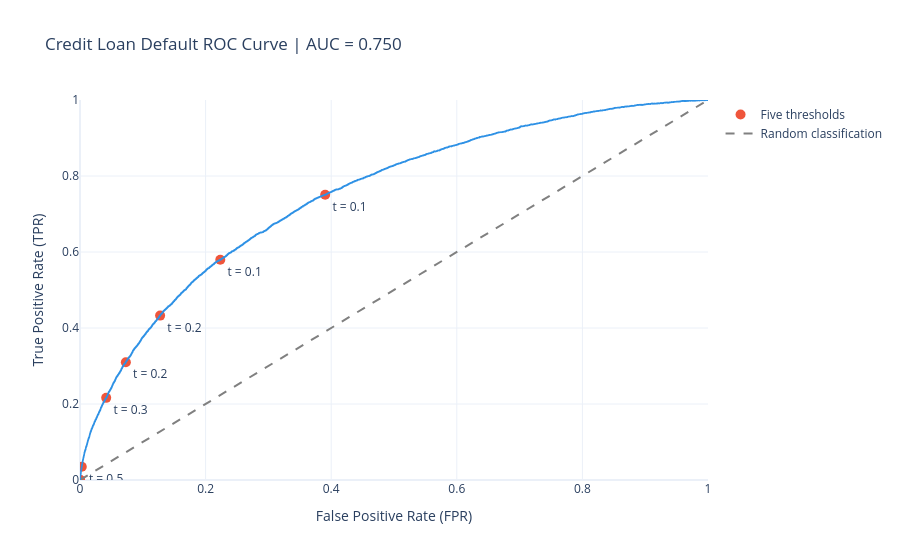

The code cell stored with this chart in its notebook:
### Markdown cell above
Looking for the threshold that lowers our false negatives because those are more costly. It looks like the lowest threshold, 0.1 decreaes the false negatives.

### Code cell
fpr_curve, tpr_curve, roc_thresholds = roc_curve(y_test, p_test)

roc_data = pd.DataFrame({
    "FPR": fpr_curve,
    "TPR": tpr_curve
})

fig = px.line(
    roc_data, x="FPR", y="TPR",
    title=f"Credit Loan Default ROC Curve | AUC = {auc:.3f}"
)

fig.add_scatter(
    x=test_results["FPR"],
    y=test_results["TPR"],
    mode="markers+text",
    text=[f"t = {t:.1f}" for t in thresholds],
    textposition="bottom right",
    marker=dict(size=10),
    name="Five thresholds"
)

fig.add_scatter(
    x=[0, 1], y=[0, 1],
    mode="lines", line=dict(dash="dash", color="gray"),
    name="Random classification"
)

fig.update_xaxes(range=[0, 1], title="False Positive Rate (FPR)")
fig.update_yaxes(range=[0, 1], title="True Positive Rate (TPR)")
fig.show()

### Figure 1 — Plotly figure (JSON) as saved in the notebook; plotly's stock layout.template omitted (floating-point values rounded to 4 significant figures; data arrays with more than 128 entries replaced by an {"elided": "..."} marker saying what was removed)
{"data": [{"hovertemplate": "FPR=%{x}<br>TPR=%{y}<extra></extra>", "legendgroup": "", "line": {"color": "#2E91E5", "dash": "solid"}, "marker": {"symbol": "circle"}, "mode": "lines", "name": "", "showlegend": false, "type": "scattergl", "x": {"elided": "9312 float values"}, "xaxis": "x", "y": {"elided": "9312 float values"}, "yaxis": "y"}, {"marker": {"size": 10}, "mode": "markers+text", "name": "Five thresholds", "text": ["t = 0.1", "t = 0.1", "t = 0.2", "t = 0.2", "t = 0.3", "t = 0.5", "t = 0.7", "t = 0.9"], "textposition": "bottom right", "type": "scatter", "x": [0.3904, 0.2234, 0.1276, 0.07302, 0.04172, 0.002814, 2.215e-05, 0.0], "y": [0.7508, 0.5795, 0.4326, 0.3099, 0.2162, 0.03507, 0.0006744, 0.0]}, {"line": {"color": "gray", "dash": "dash"}, "mode": "lines", "name": "Random classification", "type": "scatter", "x": [0, 1], "y": [0, 1]}], "layout": {"legend": {"tracegroupgap": 0}, "title": {"text": "Credit Loan Default ROC Curve | AUC = 0.750"}, "xaxis": {"anchor": "y", "domain": [0, 1], "range": [0, 1], "title": {"text": "False Positive Rate (FPR)"}}, "yaxis": {"anchor": "x", "domain": [0, 1], "range": [0, 1], "title": {"text": "True Positive Rate (TPR)"}}}}
